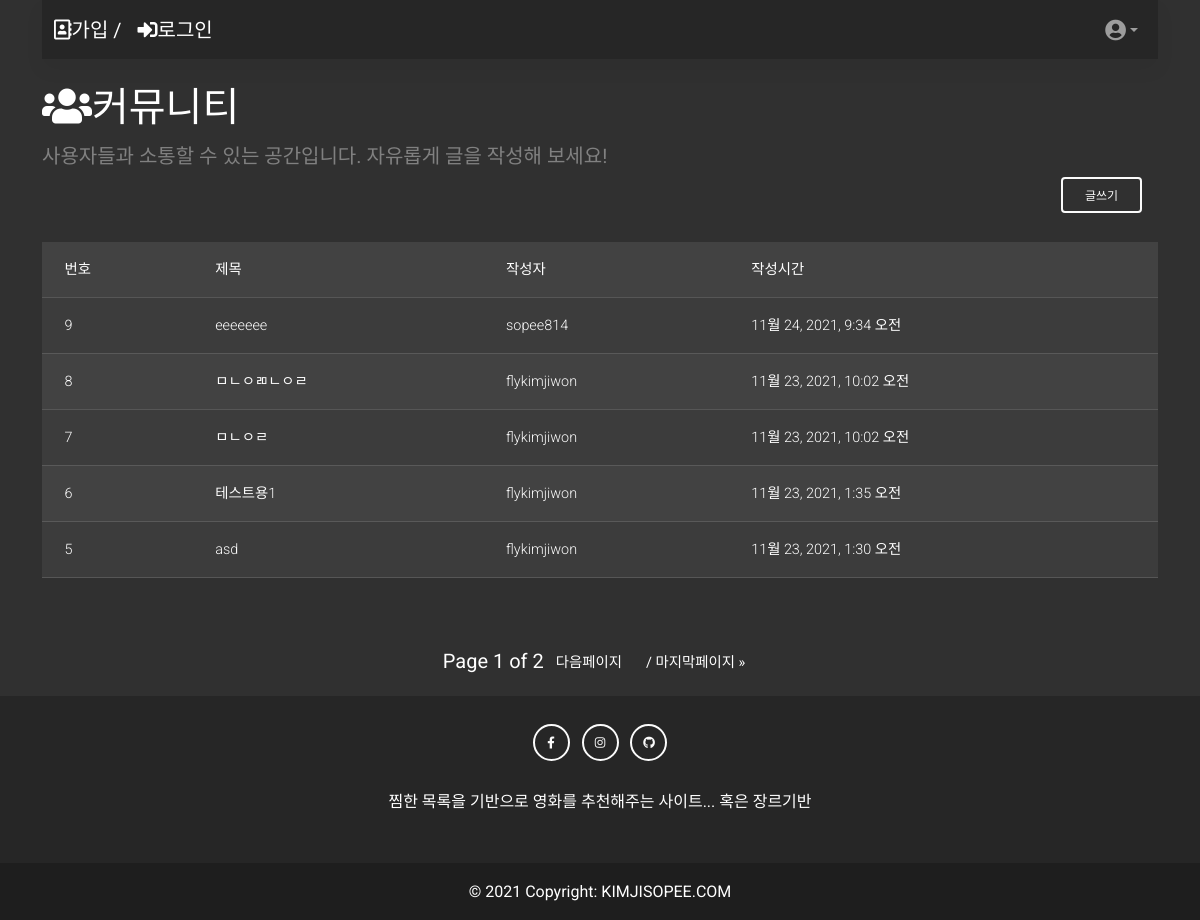
Before: /community/ with the older database file.
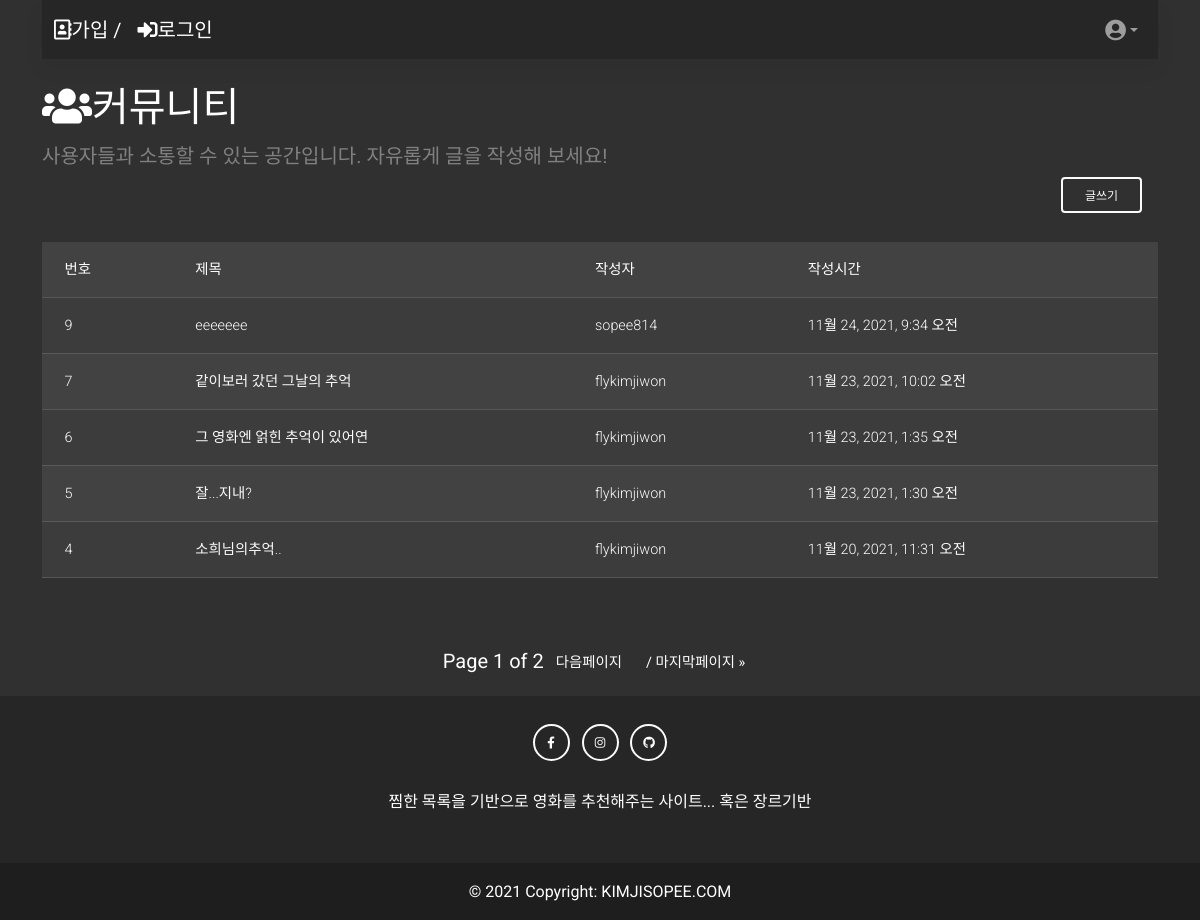
After: the same page with the newer database file.
### community/models.py (models this page shows, shortened)
class Review(models.Model):
    title = models.CharField(max_length=100)
    content = models.TextField(null=True)
    created_at = models.DateTimeField(auto_now_add=True)
    updated_at = models.DateTimeField(auto_now=True)
    user = models.ForeignKey(settings.AUTH_USER_MODEL, on_delete=models.CASCADE)

### accounts/models.py (models this page shows)
class User(AbstractUser):
    pass

### community/views.py (the view)
# urls.py: path('', views.index, name='index'),
@require_GET
def index(request):
    reviews = Review.objects.order_by('-pk')
    paginator = Paginator(reviews,5)
    page_number = request.GET.get('page')
    page_obj = paginator.get_page(page_number)
    context = {
        'reviews': reviews,
        'page_obj':page_obj,
    }
    return render(request, 'community/index.html', context)

### community/templates/community/index.html (shortened to what this page needs)
{% extends 'base.html' %}
{% block content %}
<br>
<h1><i class="fas fa-users"></i>커뮤니티</h1>
<div class='fs-5' style='color:gray'>사용자들과 소통할 수 있는 공간입니다. 자유롭게 글을 작성해 보세요!</div>
<div class='d-flex justify-content-end'>
  <a class="navbar-brand" href="{% url 'community:create'%}">
    <button type="button" id="test" class="btn btn-outline-light mb-4">
      글쓰기
    </button>
  </a>
</div>
<table class="table table-striped table-hover">
  <thead>
    <tr>
      <th>번호</th>
      <th>제목</th>
      <th>작성자</th>
      <th>작성시간</th>
    </tr>
  </thead>
  <tbody>
    {% for review in page_obj %}
    <tr>
      <td>{{ review.pk }}</td>
      <td><a href="{% url 'community:detail' review.pk %}" class='text-light'>{{ review.title }}</a></td>
      <td><a href="{% url 'accounts:profile' review.user.username %}" class='text-light'>{{ review.user }}</a></td>
      <td>{{ review.created_at }}</td>
    </tr>
    {% endfor %}
  </tbody>
</table>
<br><br>
<nav class="pagination justify-content-center" aria-label="Page navigation example">
    <ul class="step-links pagination">
        <span class="current fs-5">
            Page {{ page_obj.number }} of {{ page_obj.paginator.num_pages }}
        </span>
        {% if page_obj.has_next %}
            <li class="page-item"><a href="?page={{ page_obj.next_page_number }}" class="page-link">다음페이지</a></li>
            <li class="page-item"><a href="?page={{ page_obj.paginator.num_pages }}" class="page-link">/ 마지막페이지 &raquo;</a></li>
        {% endif %}
    </ul>
</nav>
{% endblock %}

Changed rows visible on the page:
removed Review: pk "8", title "ㅁㄴㅇㄻㄴㅇㄹ", user "flykimjiwon", created_at "11월 23, 2021, 10:02 오전"
changed Review id 7: title "ㅁㄴㅇㄹ" → "같이보러 갔던 그날의 추억"
changed Review id 6: title "테스트용1" → "그 영화엔 얽힌 추억이 있어연"
changed Review "11월 23, 2021, 1:30 오전": title "asd" → "잘...지내?"
now on this page (row edited): Review: pk "4", title "소희님의추억..", user "flykimjiwon", created_at "11월 20, 2021, 11:31 오전"
